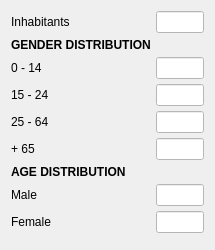
               <widget class="QWidget" name="Population_Box">
                <property name="geometry">
                 <rect>
                  <x>0</x>
                  <y>0</y>
                  <width>215</width>
                  <height>250</height>
                 </rect>
                </property>
                <attribute name="label">
                 <string>POPULATION</string>
                </attribute>
                <layout class="QVBoxLayout" name="verticalLayout_13">
                 <item>
                  <layout class="QFormLayout" name="Age_Layout_5">
                   <property name="rowWrapPolicy">
                    <enum>QFormLayout::DontWrapRows</enum>
                   </property>
                   <property name="labelAlignment">
                    <set>Qt::AlignLeading|Qt::AlignLeft|Qt::AlignVCenter</set>
                   </property>
                   <property name="formAlignment">
                    <set>Qt::AlignHCenter|Qt::AlignTop</set>
                   </property>
                   <property name="horizontalSpacing">
                    <number>5</number>
                   </property>
                   <property name="verticalSpacing">
                    <number>5</number>
                   </property>
                   <property name="leftMargin">
                    <number>0</number>
                   </property>
                   <item row="2" column="0">
                    <widget class="QLabel" name="age0Label_5">
                     <property name="text">
                      <string>0 - 14</string>
                     </property>
                    </widget>
                   </item>
                   <item row="2" column="1">
                    <widget class="QLineEdit" name="age14LineEdit_5">
                     <property name="styleSheet">
                      <string notr="true">background-color: white</string>
                     </property>
                    </widget>
                   </item>
                   <item row="3" column="0">
                    <widget class="QLabel" name="age15LAbel_5">
                     <property name="text">
                      <string>15 - 24</string>
                     </property>
                    </widget>
                   </item>
                   <item row="3" column="1">
                    <widget class="QLineEdit" name="age15LineEdit_5">
                     <property name="styleSheet">
                      <string notr="true">background-color: white</string>
                     </property>
                    </widget>
                   </item>
                   <item row="4" column="0">
                    <widget class="QLabel" name="age25Lbael_5">
                     <property name="text">
                      <string>25 - 64</string>
                     </property>
                    </widget>
                   </item>
                   <item row="4" column="1">
                    <widget class="QLineEdit" name="age25LineEdit_5">
                     <property name="styleSheet">
                      <string notr="true">background-color: white</string>
                     </property>
                    </widget>
                   </item>
                   <item row="5" column="0">
                    <widget class="QLabel" name="age65Label_5">
                     <property name="text">
                      <string>+ 65</string>
                     </property>
                    </widget>
                   </item>
                   <item row="5" column="1">
                    <widget class="QLineEdit" name="age65LineEdit_5">
                     <property name="styleSheet">
                      <string notr="true">background-color: white</string>
                     </property>
                    </widget>
                   </item>
                   <item row="1" column="0">
                    <widget class="QLabel" name="Gender_Label_5">
                     <property name="sizePolicy">
                      <sizepolicy hsizetype="Preferred" vsizetype="Maximum">
                       <horstretch>0</horstretch>
                       <verstretch>0</verstretch>
                      </sizepolicy>
                     </property>
                     <property name="maximumSize">
                      <size>
                       <width>16777215</width>
                       <height>15</height>
                      </size>
                     </property>
                     <property name="styleSheet">
                      <string notr="true">background-color: </string>
                     </property>
                     <property name="text">
                      <string>&lt;html&gt;&lt;head/&gt;&lt;body&gt;&lt;p&gt;&lt;span style=&quot; font-weight:700;&quot;&gt;GENDER DISTRIBUTION&lt;/span&gt;&lt;/p&gt;&lt;/body&gt;&lt;/html&gt;</string>
                     </property>
                     <property name="textFormat">
                      <enum>Qt::RichText</enum>
                     </property>
                     <property name="scaledContents">
                      <bool>false</bool>
                     </property>
                    </widget>
                   </item>
                   <item row="6" column="0">
                    <widget class="QLabel" name="Age_Label_5">
                     <property name="sizePolicy">
                      <sizepolicy hsizetype="Preferred" vsizetype="Maximum">
                       <horstretch>0</horstretch>
                       <verstretch>0</verstretch>
                      </sizepolicy>
                     </property>
                     <property name="maximumSize">
                      <size>
                       <width>16777215</width>
                       <height>15</height>
                      </size>
                     </property>
                     <property name="text">
                      <string>&lt;html&gt;&lt;head/&gt;&lt;body&gt;&lt;p&gt;&lt;span style=&quot; font-weight:700;&quot;&gt;AGE DISTRIBUTION&lt;/span&gt;&lt;/p&gt;&lt;/body&gt;&lt;/html&gt;</string>
                     </property>
                     <property name="textFormat">
                      <enum>Qt::RichText</enum>
                     </property>
                    </widget>
                   </item>
                   <item row="0" column="0">
                    <widget class="QLabel" name="inhabitantsLabel_4">
                     <property name="text">
                      <string>Inhabitants</string>
                     </property>
                    </widget>
                   </item>
                   <item row="0" column="1">
                    <widget class="QLineEdit" name="inhabitantsLineEdit_4">
                     <property name="styleSheet">
                      <string notr="true">background-color: white</string>
                     </property>
                    </widget>
                   </item>
                   <item row="7" column="0">
                    <widget class="QLabel" name="maleLabel_7">
                     <property name="text">
                      <string>Male</string>
                     </property>
                    </widget>
                   </item>
                   <item row="7" column="1">
                    <widget class="QLineEdit" name="maleLineEdit_7">
                     <property name="styleSheet">
                      <string notr="true">background-color: white</string>
                     </property>
                    </widget>
                   </item>
                   <item row="8" column="0">
                    <widget class="QLabel" name="femaleLabel_13">
                     <property name="text">
                      <string>Female</string>
                     </property>
                    </widget>
                   </item>
                   <item row="8" column="1">
                    <widget class="QLineEdit" name="femaleLabel_14">
                     <property name="styleSheet">
                      <string notr="true">background-color: white</string>
                     </property>
                    </widget>
                   </item>
                  </layout>
                 </item>
                 <item>
                  <spacer name="verticalSpacer_13">
                   <property name="orientation">
                    <enum>Qt::Vertical</enum>
                   </property>
                   <property name="sizeHint" stdset="0">
                    <size>
                     <width>20</width>
                     <height>40</height>
                    </size>
                   </property>
                  </spacer>
                 </item>
                </layout>
               </widget>
